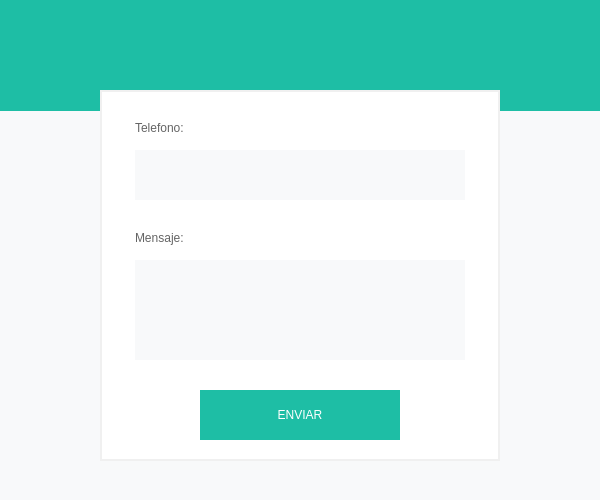
<?xml version="1.0" encoding="UTF-8"?>
<ui version="4.0">
 <class>WhatsApp</class>
 <widget class="QMainWindow" name="WhatsApp">
  <property name="geometry">
   <rect>
    <x>0</x>
    <y>0</y>
    <width>600</width>
    <height>500</height>
   </rect>
  </property>
  <property name="minimumSize">
   <size>
    <width>600</width>
    <height>500</height>
   </size>
  </property>
  <property name="maximumSize">
   <size>
    <width>600</width>
    <height>500</height>
   </size>
  </property>
  <property name="windowTitle">
   <string>WhatsApp - Enviar Mensajes</string>
  </property>
  <property name="styleSheet">
   <string notr="true">#centralwidget{
	background-color: #f8f9fa;
}
#header{
	background-color: #1ebea5;
}
.QLabel{
	color:rgb(100,100,100);
}
#body{
	background-color:rgb(255,255,255);
	border: 2px solid rgb(240,240,240)
}
.QLineEdit{
	background-color: #f8f9fa;
	/*border: 2px solid rgb(200,200,200)*/
	border:none;
}
#enviar{
	background-color: #1ebea5;
	color: rgb(255,255,255);
	border:none;
}
#enviar:hover{
	background-color: rgb(255,255,255);
	color: #1ebea5;
	border: 2px solid #1ebea5;
}
</string>
  </property>
  <widget class="QWidget" name="centralwidget">
   <widget class="QWidget" name="header" native="true">
    <property name="geometry">
     <rect>
      <x>-1</x>
      <y>0</y>
      <width>641</width>
      <height>111</height>
     </rect>
    </property>
    <widget class="QLabel" name="logo">
     <property name="geometry">
      <rect>
       <x>220</x>
       <y>20</y>
       <width>151</width>
       <height>40</height>
      </rect>
     </property>
     <property name="text">
      <string/>
     </property>
     <property name="pixmap">
      <pixmap resource="../Iconos/iconos.qrc">:/Iconos/LogoWhatsApp.png</pixmap>
     </property>
     <property name="scaledContents">
      <bool>true</bool>
     </property>
    </widget>
   </widget>
   <widget class="QWidget" name="body" native="true">
    <property name="geometry">
     <rect>
      <x>100</x>
      <y>90</y>
      <width>400</width>
      <height>371</height>
     </rect>
    </property>
    <widget class="QLabel" name="label_telefono">
     <property name="geometry">
      <rect>
       <x>35</x>
       <y>30</y>
       <width>231</width>
       <height>16</height>
      </rect>
     </property>
     <property name="text">
      <string>Telefono:</string>
     </property>
    </widget>
    <widget class="QLineEdit" name="line_telefono">
     <property name="geometry">
      <rect>
       <x>35</x>
       <y>60</y>
       <width>330</width>
       <height>50</height>
      </rect>
     </property>
     <property name="focusPolicy">
      <enum>Qt::WheelFocus</enum>
     </property>
     <property name="contextMenuPolicy">
      <enum>Qt::NoContextMenu</enum>
     </property>
     <property name="frame">
      <bool>true</bool>
     </property>
     <property name="cursorPosition">
      <number>0</number>
     </property>
    </widget>
    <widget class="QPushButton" name="enviar">
     <property name="geometry">
      <rect>
       <x>100</x>
       <y>300</y>
       <width>200</width>
       <height>50</height>
      </rect>
     </property>
     <property name="cursor">
      <cursorShape>PointingHandCursor</cursorShape>
     </property>
     <property name="text">
      <string>ENVIAR</string>
     </property>
    </widget>
    <widget class="QLineEdit" name="line_mensaje">
     <property name="geometry">
      <rect>
       <x>35</x>
       <y>170</y>
       <width>330</width>
       <height>100</height>
      </rect>
     </property>
     <property name="focusPolicy">
      <enum>Qt::ClickFocus</enum>
     </property>
    </widget>
    <widget class="QLabel" name="label_mensaje">
     <property name="geometry">
      <rect>
       <x>35</x>
       <y>140</y>
       <width>231</width>
       <height>16</height>
      </rect>
     </property>
     <property name="text">
      <string>Mensaje:</string>
     </property>
    </widget>
   </widget>
  </widget>
 </widget>
 <resources>
  <include location="../Iconos/iconos.qrc"/>
 </resources>
 <connections/>
</ui>
